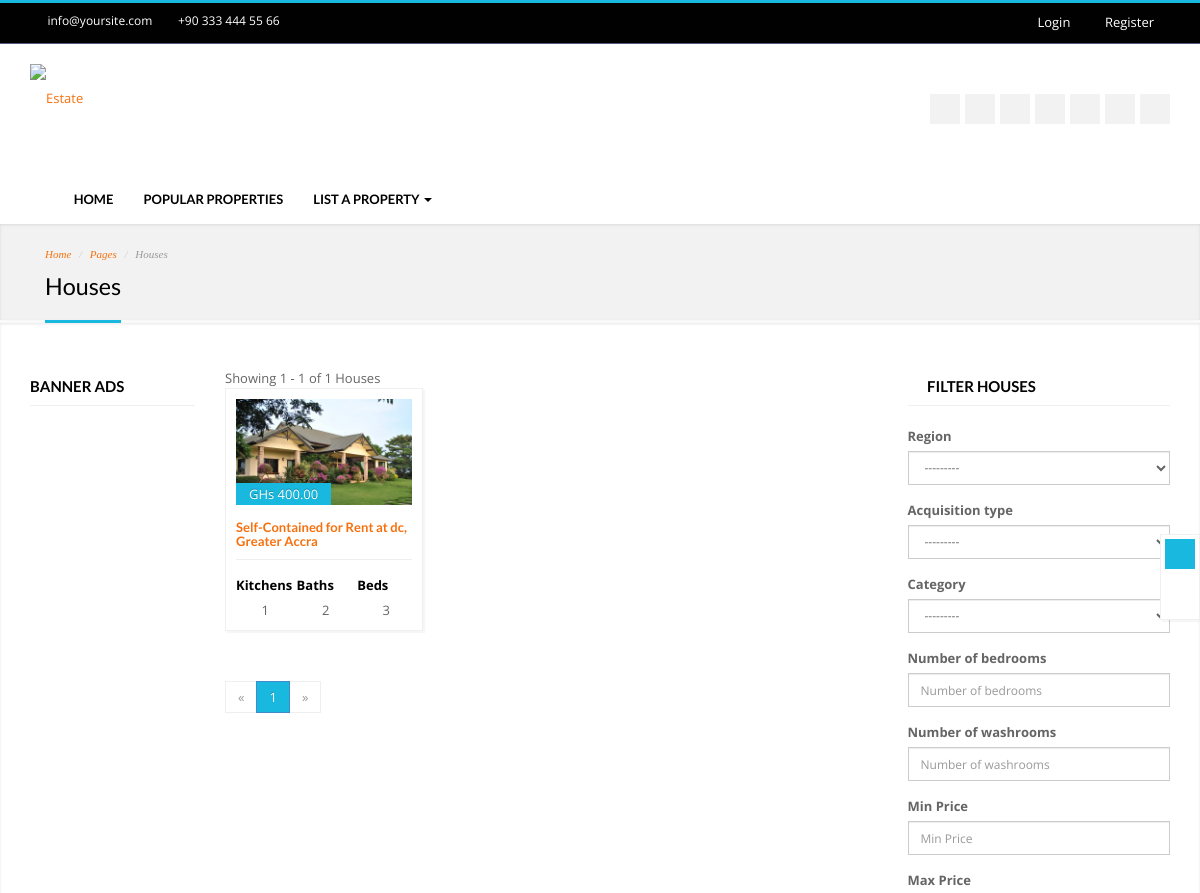
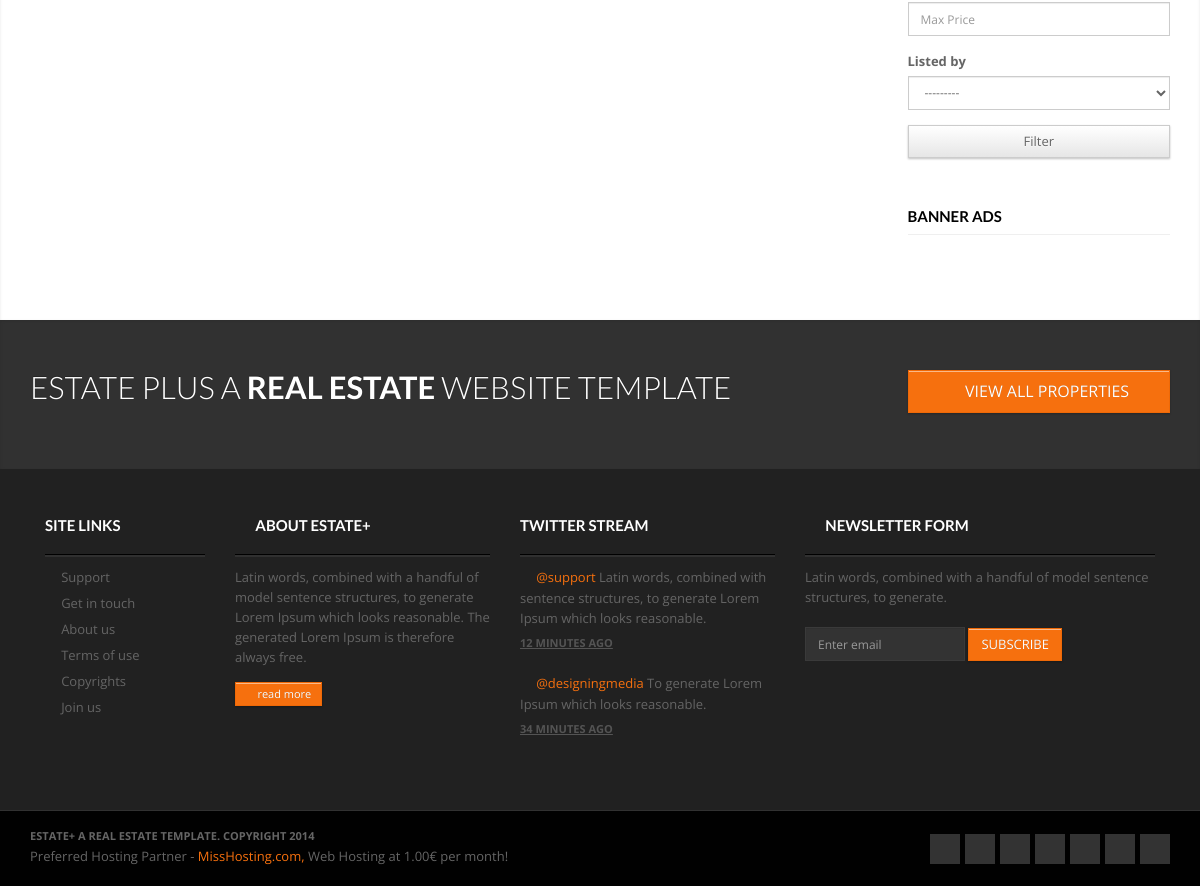
Screenshot of /houses/ with the database file from the repository (2 pictures, top to bottom).
### estate/models.py (models this page shows, shortened)
class House(models.Model):
    uuid = models.UUIDField(default=uuid.uuid4, unique=True, blank=True, null=True)
    slug = models.SlugField(max_length=200, blank=True, null=True, unique=True)
    acquisition_type = models.CharField(max_length=100, choices=ACQUISITION_TYPE, blank=True, null=True)
    region = models.CharField(max_length=200, blank=True, null=True, choices=REGION)
    town = models.CharField(max_length=200, blank=True, null=True)
    close_landmark = models.CharField(max_length=200, blank=True, null=True)
    category = models.CharField(max_length=200, blank=True, null=True, choices=CATEGORY)
    description = models.CharField(max_length=200, blank=True, null=True)
    is_furnished = models.BooleanField(default=False, blank=True, null=True)
    number_of_bedrooms = models.IntegerField(default=0, blank=True, null=True)
    number_of_washrooms = models.IntegerField(default=0, blank=True, null=True)
    number_of_kitchen = models.IntegerField(default=0, blank=True, null=True)
    has_compound = models.IntegerField(default=0, blank=True, null=True)
    amount = models.DecimalField(default=0.00, blank=True, null=True, decimal_places=2, max_digits=10)
    is_active = models.BooleanField(default=False, blank=True, null=True)
    status = models.IntegerField(blank=True, null=True, choices=STATUS)
    rent_duration = models.CharField(max_length=100, blank=True, null=True)
    listed_by = models.CharField(max_length=250, blank=True, null=True, choices=LISTER)
    lister_profile = models.FileField(upload_to='lister_profile/', blank=True, null=True)
    has_garage = models.BooleanField(blank=True, null=True)
    page_views = models.ManyToManyField('PageVisit', related_name='house_views', blank=True)
    number_of_page_visits = models.IntegerField(blank=True, null=True)
    images = models.ManyToManyField('PropertyImage', related_name='house_images', blank=True)
    created_by = models.ForeignKey(settings.AUTH_USER_MODEL, on_delete=models.DO_NOTHING, related_name='houses', blank=True, null=True)
    created_at = models.DateTimeField(default=timezone.now)
    class Meta:
        db_table = 'house'
        ordering = ['created_by__is_star', 'created_at']

class PropertyImage(models.Model):
    file = models.FileField(upload_to='properties/', blank=True, null=True)
    created_by = models.ForeignKey(settings.AUTH_USER_MODEL, on_delete=models.DO_NOTHING, related_name='images', blank=True, null=True)
    created_at = models.DateTimeField(default=timezone.now)
    class Meta:
        db_table = 'property_image'
        ordering = ['created_at']
    def __str__(self):
        return f"{self.file.name}"

### estate/views.py (the view)
# urls.py: path('houses/', website_houses, name='houses'),
def website_houses(request):
    today = timezone.now().date()
    object_list = House.objects.filter(is_active=True, status=1).order_by('created_by__is_star', '-created_at')
    ads = Advert.objects.filter(start_date__lte=today, end_date__gte=today, page='EP')
    filter = EstateFilter(request.GET, queryset=object_list)
    paginator = Paginator(object_list, 15)
    page_number = request.GET.get('page')
    page_obj = paginator.get_page(page_number)
    first_ad,second_ad = None, None
    try:
        first_ad = ads[0]
        second_ad = ads[1]
    except:pass
    context = {
        'filter':filter,
        'page_obj': page_obj,
        'obj': object_list.count(),
        'first_ad':first_ad,
        'second_ad':second_ad,
    }
    return render(request, 'website/houses.html', context)

### templates/website/houses.html (shortened to what this page needs)
{% extends 'layouts/user.html' %}
{% load humanize %}
{% load bootstrap4 %}
{% block banner %}
    <section class="post-wrapper-top dm-shadow clearfix">
        <div class="container">
            <div class="post-wrapper-top-shadow">
                <span class="s1"></span>
            </div>
            <div class="col-lg-12">
                <ul class="breadcrumb">
                    <li><a href="index.html">Home</a></li>
                    <li><a href="#">Pages</a></li>
                    <li>Houses</li>
                </ul>
                <h2>Houses</h2>
            </div>
        </div>
    </section>
{% endblock %}
{% block contents %}
    <section class="generalwrapper dm-shadow clearfix">
        <div class="container">
            <div class="row">
                <div id="left_sidebar" class="col-lg-2 col-md-3 col-sm-3 col-xs-12 first clearfix">
                    <div class="widget clearfix">
                        <div class="title"><h3>Banner Ads</h3></div>
                    </div>
                </div>
                <div id="content" class="col-lg-7 col-md-6 col-sm-6 col-xs-12 clearfix">
                    Showing {{ page_obj.start_index }} - {{ page_obj.end_index }} of {{ obj }} Houses
                    <div class="clearfix">
                        <div class="row">
                            {% for object in page_obj %}
                                <div class="col-lg-4 col-md-6 col-sm-6">
                                    <div class="boxes">
                                        <div class="boxes_img ImageWrapper">
                                            <a href="{% url 'estate:website_house_details' object.uuid %}">
                                                <img class="img-responsive" src="/media/{{ object.images.all.0 }}" alt="">
                                            </a>
                                            <div class="box_type">GHs {{ object.amount | intcomma }}</div>
                                        </div>
                                        <h2 class="title"><a href="{% url 'estate:website_house_details' object.uuid %}"> {{ object.category }} for {{ object.acquisition_type }} at {{ object.town }}, {{ object.region }}</a></h2>
                                        <div class="boxed_mini_details clearfix">
                                            <span class="area first"><strong>Kitchens</strong><i class="icon-garage"></i> {{ object.number_of_kitchen }}</span>
                                            <span class="status"><strong>Baths</strong><i class="icon-bath"></i> {{ object.number_of_washrooms }}</span>
                                            <span class="bedrooms last"><strong>Beds</strong><i class="icon-bed"></i> {{ object.number_of_bedrooms }}</span>
                                        </div>
                                    </div>
                                </div>
                            {% endfor %}
                        </div>
                    </div>
                    <div class="pagination_wrapper clearfix">
                        <ul class="pagination">
                            {% if page_obj.has_previous %}
                                <li><a href="?page=1">«</a></li>
                                <li><a href="?page={{ page_obj.previous_page_number }}">{{ page_obj.previous_page_number }}</a></li>
                            {% else %}
                                <li class="disabled"><a href="#"  type="button">«</a></li>
                            {% endif %}
                            <li class="active"><a href="#">{{ page_obj.number }}</a></li>
                            {% if page_obj.has_next %}
                                <li><a href="?page={{ page_obj.next_page_number }}">{{ page_obj.next_page_number }}</a></li>
                                <li><a href="?page={{ page_obj.paginator.num_pages  }}">»</a></li>
                            {% else %}
                                <li class="disabled"><a href="#">»</a></li>
                            {% endif %}
                        </ul>
                    </div>
                </div>
                <div id="right_sidebar" class="col-lg-3 col-md-3 col-sm-3 col-xs-12 last clearfix">
                    <div class="widget clearfix">
                        <div class="search_widget">
                            <div class="title"><h3><i class="fa fa-search"></i> Filter Houses</h3></div>
                            <form action="{% url 'estate:filter-property' %}" method="get">
                                {% bootstrap_field filter.form.region %}
                                {% bootstrap_field filter.form.acquisition_type %}
                                {% bootstrap_field filter.form.category %}
                                {% bootstrap_field filter.form.number_of_bedrooms %}
                                {% bootstrap_field filter.form.number_of_washrooms %}
                                {% bootstrap_field filter.form.min_price %}
                                {% bootstrap_field filter.form.max_price %}
                                {% bootstrap_field filter.form.listed_by %}
                                <div class="form-group">
                                    <button class="btn btn-block btn-secondary">Filter</button>
                                </div>
                            </form>
                        </div>
                    </div>
                    <div class="widget clearfix">
                        <div class="title"><h3>Banner Ads</h3></div>
                    </div>
                </div>
            </div>
        </div>
    </section>
{% endblock %}

### rows the page displays
House: images.all.0 (picture), amount "400.00", category "Self-Contained", acquisition_type "Rent", town "dc", region "Greater Accra", number_of_kitchen "1", number_of_washrooms "2", number_of_bedrooms "3"

### other values shown
{{ page_obj.start_index }} "1"
{{ page_obj.end_index }} "1"
{{ obj }} "1"
{{ page_obj.number }} "1"
